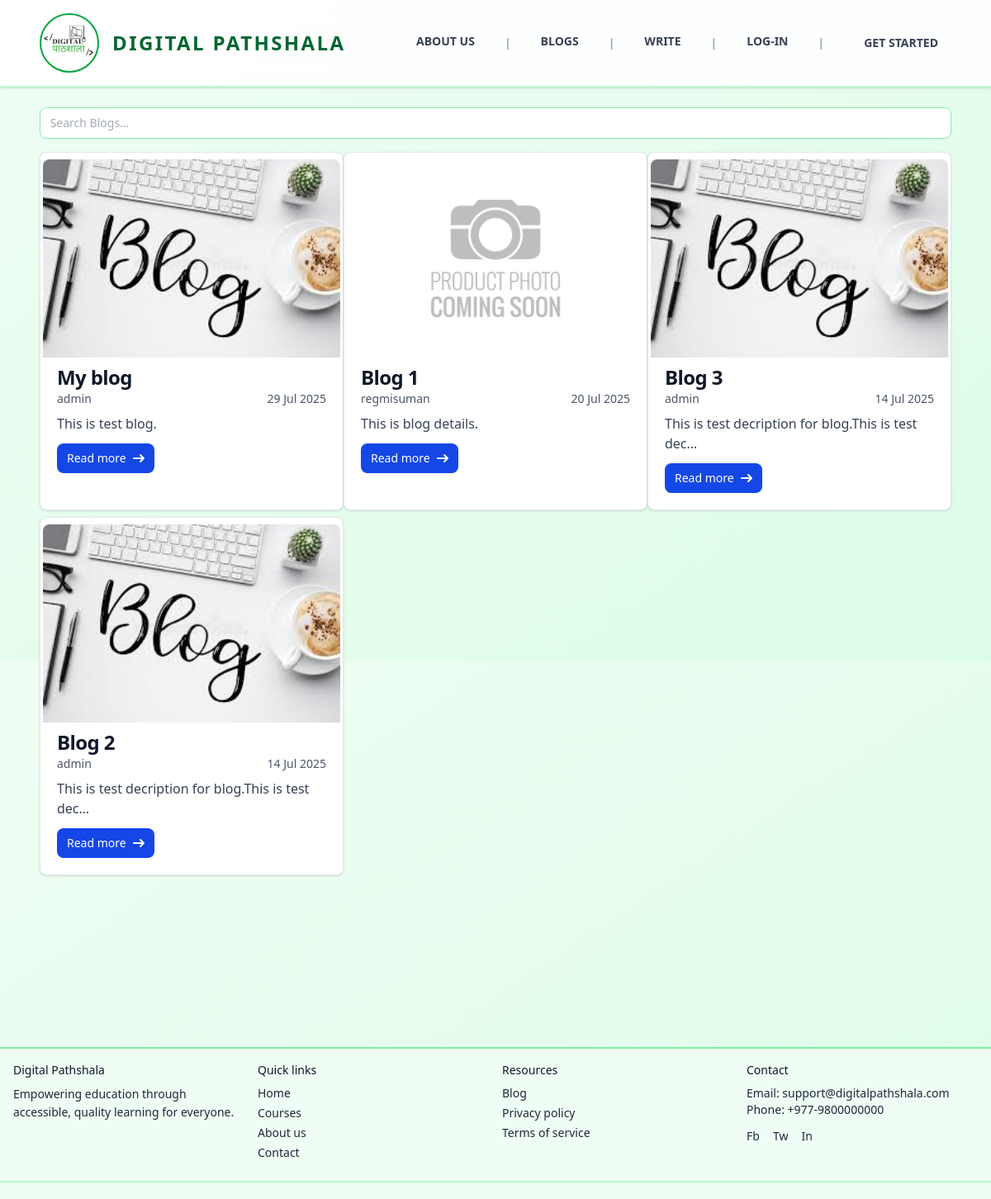
The app's page /blogs/ with its own data.
### blogs/models.py (models this page shows, shortened)
class Blog(models.Model):
    def generateImagePath(instance, filename):
        return f'blog/{instance.author.username}/images/{filename}'
    def generateAttachmentPath(instance, filename):
        return f'blog/{instance.author.username}/attachments/{filename}'
    class StatusOptions(models.TextChoices):
        PENDING = "Pending", "Pending"
        ACTIVE = "Active", "Active"
        REJECTED = "Rejected", "Rejected"
    title = models.CharField(max_length=50 )
    content = models.TextField()
    author = models.ForeignKey(User, on_delete=models.CASCADE, related_name='blog_posts')
    tags = TaggableManager(blank=True)
    category = models.ForeignKey(Category, null=True, blank=True, on_delete=models.SET_NULL)
    image = models.ImageField(blank=True, null=True , upload_to=generateImagePath, default='blog/blog1.png')
    attachment = models.FileField(blank=True, null=True, upload_to=generateAttachmentPath)
    status = models.CharField(max_length=8, choices=StatusOptions, default=StatusOptions.PENDING)
    created_at = models.DateTimeField( auto_now_add=True, editable=False )
    updated_at = models.DateTimeField(auto_now=True, editable=False)

### main/views.py (the view)
# urls.py: path("blogs/", blogPage),
def blogPage(request):
    blogs = Blog.objects.filter(status="Active").order_by("-created_at")
    return render(request, "pages/blogs/blogs.html", {"blogs": blogs})

### templates/pages/blogs/blogs.html (shortened to what this page needs)
{% extends 'layouts/main.html' %}
{% block content %}
{%include 'components/searchBar.html'%}
  {% if blogs %}
    <div class="grid grid-cols-1 md:grid-cols-2 lg:grid-cols-3 space-y-2">
      {% for blog in blogs %}
        <div class="blog-item max-w-sm bg-white hover:scale-[102%] duration-300 border border-gray-200 rounded-lg shadow-sm dark:bg-gray-800 dark:border-gray-700"
        data-title = "{{blog.title}}"
        data-author = "{{blog.author}}"
        data-content = "{{blog.content}}"
        >
          <a href="/blog/{{ blog.id }}" class=""><img class="my-2 mx-auto rounded-t-lg h-60" src="{{ blog.image.url }}" alt="" /></a>
          <div class="px-5 pb-5">
            <a href="/blog/{{ blog.id }}"><h5 class="text-2xl font-bold tracking-tight text-gray-900 dark:text-white">{{ blog.title }}</h5></a>
            <div class="flex justify-between mb-2 text-sm">
              <p class="text-gray-600 dark:text-gray-400">{{ blog.author.username }}</p>
              <p class="text-gray-600 dark:text-gray-400">{{ blog.created_at|date:'d M Y' }}</p>
            </div>
            <p class="mb-3 font-normal text-gray-700 dark:text-gray-400">{{ blog.content|truncatechars:50 }}</p>
            <a href="/blog/{{ blog.id }}" class="inline-flex items-center px-3 py-2 text-sm font-medium text-center text-white bg-blue-700 rounded-lg hover:bg-blue-800 focus:ring-4 focus:outline-none focus:ring-blue-300 dark:bg-blue-600 dark:hover:bg-blue-700 dark:focus:ring-blue-800">
              Read more<svg class="rtl:rotate-180 w-3.5 h-3.5 ms-2" aria-hidden="true" xmlns="http://www.w3.org/2000/svg" fill="none" viewBox="0 0 14 10">
                <path stroke="currentColor" stroke-linecap="round" stroke-linejoin="round" stroke-width="2" d="M1 5h12m0 0L9 1m4 4L9 9" />
              </svg>
            </a>
          </div>
        </div>
      {% endfor %}
    </div>
  {% endif %}
{% endblock %}

### templates/layouts/main.html (shortened to what this page needs)
<!DOCTYPE html>
<html lang="en">
  <head>
    <script src="https://cdn.jsdelivr.net/npm/@tailwindcss/browser@4"></script>
  </head>
  <body class="font-sans text-gray-700 bg-gradient-to-br from-green-50 to-green-100 min-h-screen">
    <nav class="uppercase flex justify-between bg-white/90 backdrop-blur-md border-b-2 border-green-200 py-4 px-6 lg:px-12 lg:py:6 shadow-sm sticky top-0 z-40">
      <a href="/" class="flex items-center group">
        <div class="w-16 lg:w-18 h-16 lg:h-18 rounded-full border-2 border-green-600 flex items-center justify-center group-hover:scale-105 transition-transform">
          <img src="/static/images/favicon.ico" alt="Digital Pathshala Logo" />
        </div>
        <div class="ml-2 lg:ml-4 text-xl lg:text-2xl font-semibold text-green-800 tracking-widest">Digital Pathshala</div>
      </a>
      <div class="my-auto hidden md:block">
        <ul class="flex gap-6 lg:gap-8 text-sm font-bold items-center">
          <li class="relative group pb-1">
            <a href="/about-us" class="text-gray-700 hover:text-green-600 transition-colors p-1">About Us</a>
          </li>
          <li class="text-gray-400">|</li>
          <li class="relative group pb-1">
            <a href="/blogs" class="text-gray-700 hover:text-green-600 transition-colors p-1">Blogs</a>
          </li>
          <li class="text-gray-400">|</li>
          <li class="relative group pb-1">
            <a href="/blog/add" class="text-gray-700 hover:text-green-600 transition-colors p-1">Write</a>
          </li>
          {% if not user.is_authenticated %}
            <li class="text-gray-400">|</li>
            <li class="relative group pb-1">
              <a href="/auth/log-in" class="text-gray-700 hover:text-green-600 transition-colors p-1">Log-In</a>
            </li>
          {% endif %}
          <li class="text-gray-400">|</li>
          <li class="hover:bg-green-600 hover:text-white px-4 py-2 transition-all duration-300 rounded-lg">
            {% if user.is_authenticated %}
              <a href="/writer/dashboard">Dashboard</a>
            {% else %}
              <a href="/auth/sign-up">Get Started</a>
            {% endif %}
          </li>
        </ul>
      </div>
    </nav>
    <div class="flex flex-col px-12 py-6 min-h-[80vh]">
      {% block content %}
      {% endblock %}
    </div>
    <footer class="bg-green-50 border-t-2 border-green-300 text-gray-800 text-sm">
      <div class="max-w-7xl mx-auto p-4 grid grid-cols-1 md:grid-cols-4 gap-4">
        <div>
          <p class="font-medium text-gray-900">Digital Pathshala</p>
          <p class="mt-2 leading-relaxed">Empowering education through accessible, quality learning for everyone.</p>
        </div>
        <div>
          <p class="mb-2 font-medium text-gray-900">Quick links</p>
          <ul class="space-y-1">
            <li>
              <a href="/home" class="hover:underline">Home</a>
            </li>
            <li>
              <a href="/courses" class="hover:underline">Courses</a>
            </li>
            <li>
              <a href="/about" class="hover:underline">About us</a>
            </li>
            <li>
              <a href="/contacts" class="hover:underline">Contact</a>
            </li>
          </ul>
        </div>
        <div>
          <p class="mb-2 font-medium text-gray-900">Resources</p>
          <ul class="space-y-1">
            <li>
              <a href="/blogs" class="hover:underline">Blog</a>
            </li>
            <li>
              <a href="/privacy" class="hover:underline">Privacy policy</a>
            </li>
            <li>
              <a href="/terms" class="hover:underline">Terms of service</a>
            </li>
          </ul>
        </div>
        <div>
          <p class="mb-2 font-medium text-gray-900">Contact</p>
          <p>
            Email: <a href="mailto:support@digitalpathshala.com" class="hover:underline">support@digitalpathshala.com</a>
          </p>
          <p>
            Phone: <a href="tel:+9779800000000" class="hover:underline">+977-9800000000</a>
          </p>
          <div class="flex space-x-4 mt-3">
            <a href="https://www.facebook.com/digitalpathshala999" aria-label="Facebook" class="hover:text-gray-900">Fb</a>
            <a href="#" aria-label="Twitter" class="hover:text-gray-900">Tw</a>
            <a href="#" aria-label="LinkedIn" class="hover:text-gray-900">In</a>
          </div>
        </div>
      </div>
      <div class="border-t-2 border-green-200 mt-2 p-4 text-center text-sm text-gray-500">&copy; 2024 Digital Pathshala. All rights reserved.</div>
    </footer>
  </body>
</html>

### templates/components/searchBar.html (shortened to what this page needs)
<div>
  <input type="text" name="" id="searchInput" placeholder=" Search Blogs..."
   class="mb-4 rounded-lg bg-white border border-green-300 text-gray-600 text-sm p-2 w-full focused:outline-none focused:ring-2 focused:ring-green-300"
    />
</div>

### records on screen
Blog: image (picture), title "My blog", author.username "admin", created_at "29 Jul 2025", content "This is test blog."
Blog: image (placeholder picture), title "Blog 1", author.username "regmisuman", created_at "20 Jul 2025", content "This is blog details."
Blog: image (picture), title "Blog 3", author.username "admin", created_at "14 Jul 2025", content "This is test decription for blog.This is test dec…"
Blog: image (picture), title "Blog 2", author.username "admin", created_at "14 Jul 2025", content "This is test decription for blog.This is test dec…"
